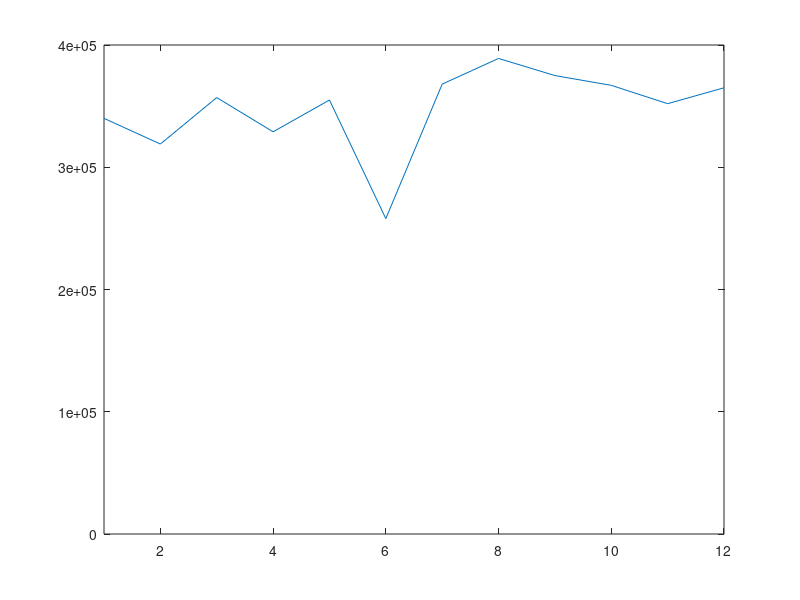

Write the MATLAB code that produced this figure.


num_births = [340, 319, 357, 329, 355, 258, 368, 389, 375, 367, 352, 365] * 1000;

plot(1:12, num_births)
axis([1 12 0, 400000]);